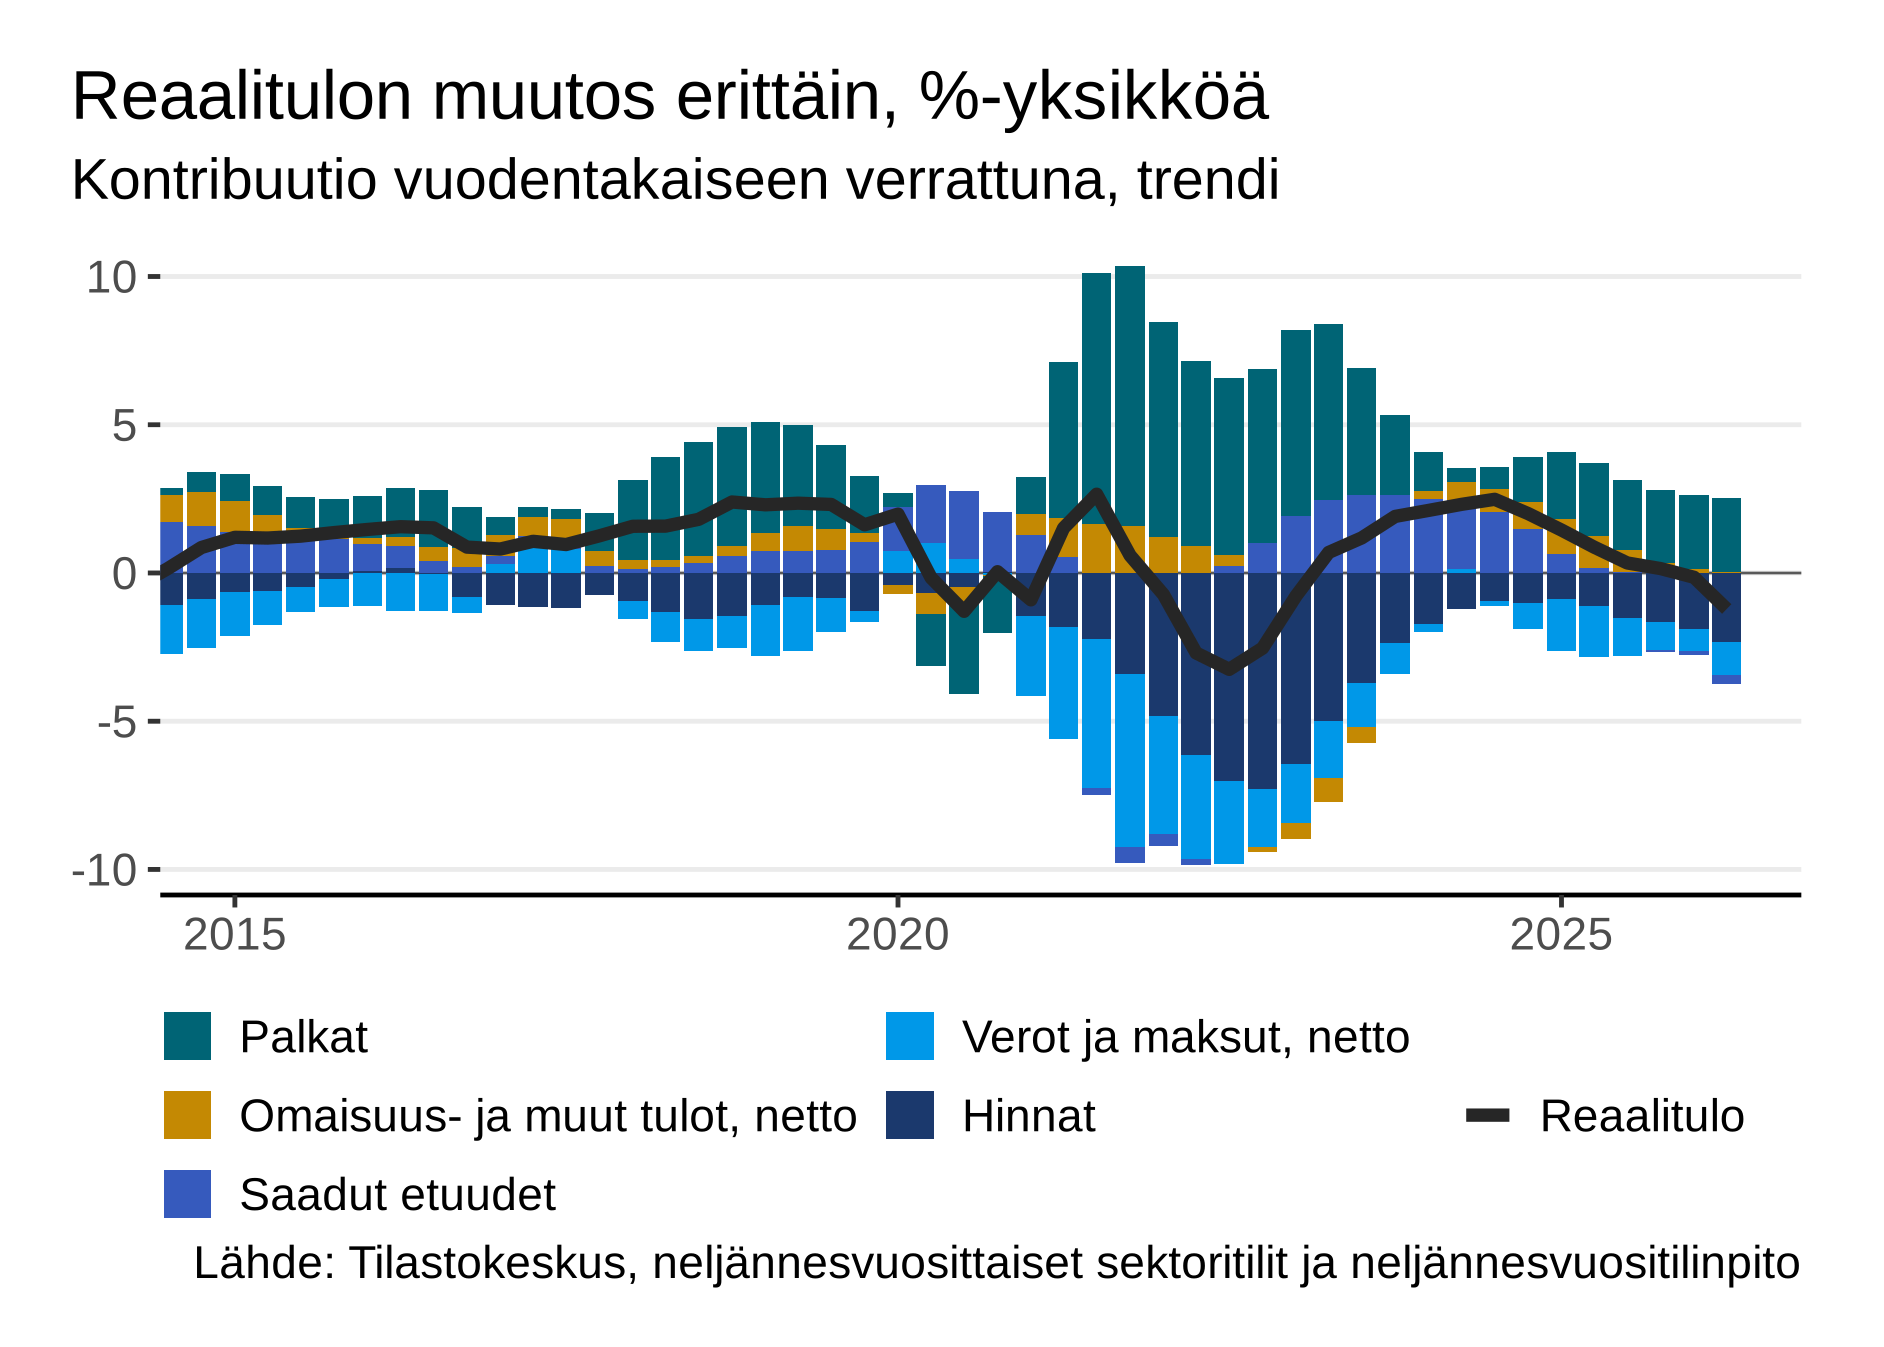

Source code (R):
# Kaytettavissa olevan tulon reaalimuutos erittain trendisarjoista,
# esityskoossa. Sama kuvio kuin sivuston ostovoima-erat-reaalinen
# (site/kuviot/ostovoima.qmd), mutta kausitasoitettujen sarjojen sijaan
# Tilastokeskuksen trendisarjat. Myos deflaattorina kaytettava yksityisen
# kulutuksen hinta lasketaan trendisarjoista.
#
# Viivan paksuus on ggcustomin VM-maarittelyn mukainen 1.5 (theme_vm ja
# set_vm), visu_plot():n oletus 0.8 on sita ohuempi.
#
# Ajo: Rscript esitys/kuviot/ostovoima-erat-reaalinen-trendi.R [tiedosto.png]

library(visu)
library(dplyr)

args <- commandArgs(trailingOnly = TRUE)
tiedosto <- if (length(args)) args[[1]] else
  "esitys/kuviot/ostovoima-erat-reaalinen-trendi.png"

tulot <- visu_get_data(
  url = "https://pxdata.stat.fi/PxWeb/api/v1/fi/StatFin/ntp/15a6.px/",
  query = list(
    "timeperiod_q" = "*",
    "sektoriluokitus_7_20230101" = "S14",
    "taloustoimi_1_20180101" = c("B6N", "B13N", "D1R", "D4R", "D62R", "D4K"),
    "contentscode" = "ntp-TRENDI"
  )
)

kulutus <- visu_get_data(
  url = "https://pxdata.stat.fi/PxWeb/api/v1/fi/StatFin/ntp/132h.px/",
  query = list(
    "timeperiod_q" = "*",
    "taloustoimi_1_20180101" = "P3KS14_S15",
    "contentscode" = c("trendicp", "trendivv2015")
  )
)

# Yksityisen kulutuksen implisiittinen hinta: kayvin hinnoin / volyymi.
hinta <- kulutus |>
  group_by(time) |>
  summarise(hinta = values[contentscode == "trendicp"] /
                    values[contentscode == "trendivv2015"], .groups = "drop")

# Paaerat kuten sivulla: omaisuustulot, asunto- ja yrittajatulo yhdeksi
# netoksi. Verot ja maksut tulevat jaannosterana.
tulot_paaerat <- bind_rows(
  filter(tulot, taloustoimi_1_20180101 %in% c("B6N", "D1R", "D62R")),
  tulot |>
    filter(taloustoimi_1_20180101 %in% c("D4R", "B13N", "D4K")) |>
    group_by(time) |>
    summarise(values = sum(values * if_else(taloustoimi_1_20180101 == "D4K", -1, 1)),
              .groups = "drop") |>
    mutate(taloustoimi_1_20180101 = "D4")
)

# Hinnan kontribuutio on reaalisen ja nimellisen muutoksen erotus, jolloin
# pylvaat summautuvat tasan reaalimuutokseen.
reaalitulo <- tulot |>
  filter(taloustoimi_1_20180101 == "B6N") |>
  inner_join(hinta, by = "time") |>
  transmute(time,
            nimellinen = visu_change(values, time),
            reaalinen = visu_change(values / hinta, time)) |>
  filter(!is.na(reaalinen))

t <- list(
  otsikko = "Reaalitulon muutos erittäin, %-yksikköä",
  selite = "Kontribuutio vuodentakaiseen verrattuna, trendi",
  lahde = "Lähde: Tilastokeskus, neljännesvuosittaiset sektoritilit ja neljännesvuositilinpito",
  jaannos = "Verot ja maksut, netto",
  yhteensa = "Reaalitulo",
  hinnat = "Hinnat",
  sarjat = c(D1R = "Palkat", D4 = "Omaisuus- ja muut tulot, netto",
             D62R = "Saadut etuudet")
)

nimet <- c(t$sarjat, stats::setNames(c(t$jaannos, t$hinnat), c(t$jaannos, t$hinnat)))
hintaera <- reaalitulo |>
  transmute(time, taloustoimi_1_20180101 = t$hinnat,
            values = reaalinen - nimellinen)
d <- visu_contributions(tulot_paaerat, series = "taloustoimi_1_20180101",
                        total = "B6N", lag = 4, residual = t$jaannos) |>
  bind_rows(hintaera) |>
  mutate(era = factor(taloustoimi_1_20180101, levels = names(nimet), labels = nimet))
viiva <- transmute(reaalitulo, time, values = reaalinen)

p <- visu_plot(d, colour = "era", type = "col", stack = TRUE,
               line = viiva, line_label = t$yhteensa, title = t$otsikko,
               subtitle = t$selite, caption = t$lahde, lang = "fi")

# VM-maarittelyn viivanpaksuus.
for (i in seq_along(p$layers)) {
  if (inherits(p$layers[[i]]$geom, "GeomLine")) {
    p$layers[[i]]$aes_params$linewidth <- 1.5
  }
}

# Samat mitat ja tyyli kuin visu_chart_png():n oletuksilla.
leveys <- 6.28
korkeus <- 4.49
p <- visu_restyle(p, legend = "bottom", scale = 1.15, width = leveys) +
  # Kuusi selitetta oikeassa reunassa veisi puolet piirtoalasta, joten ne
  # ladotaan alas kahteen sarakkeeseen ja lahde tasataan koko kuvion leveyteen.
  ggplot2::guides(fill = ggplot2::guide_legend(order = 1, ncol = 2),
                  colour = ggplot2::guide_legend(order = 2)) +
  ggplot2::theme(legend.box = "horizontal", legend.title = ggplot2::element_blank(),
                 legend.margin = ggplot2::margin(0, 0, 0, 0),
                 legend.key.size = ggplot2::unit(0.9, "lines"),
                 plot.title.position = "plot", plot.caption.position = "plot")
ggplot2::ggsave(tiedosto, p, width = leveys, height = korkeus, dpi = 300, bg = "white")
cat("Tallennettu:", tiedosto, "\n")
